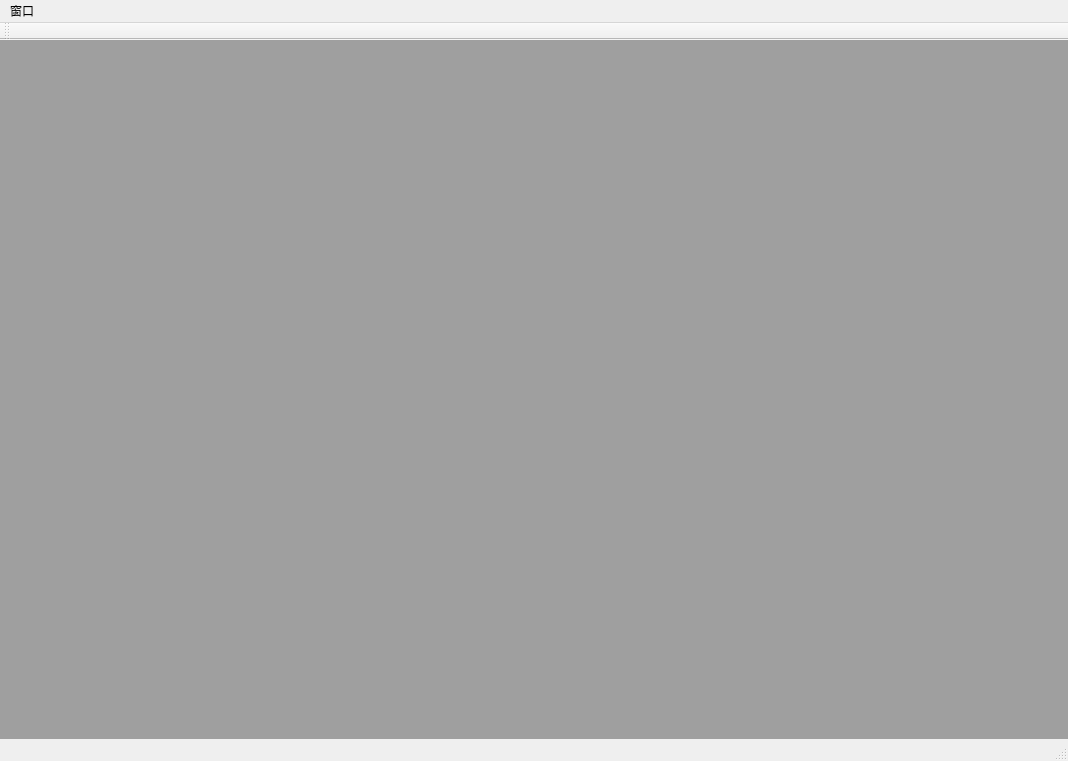
<?xml version="1.0" encoding="UTF-8"?>
<ui version="4.0">
 <class>MainWindow</class>
 <widget class="QMainWindow" name="MainWindow">
  <property name="geometry">
   <rect>
    <x>0</x>
    <y>0</y>
    <width>1068</width>
    <height>761</height>
   </rect>
  </property>
  <property name="windowTitle">
   <string>TFT远程数据接收-曲线绘制工具</string>
  </property>
  <widget class="QWidget" name="centralWidget">
   <layout class="QHBoxLayout" name="horizontalLayout">
    <property name="spacing">
     <number>0</number>
    </property>
    <property name="leftMargin">
     <number>0</number>
    </property>
    <property name="topMargin">
     <number>0</number>
    </property>
    <property name="rightMargin">
     <number>0</number>
    </property>
    <property name="bottomMargin">
     <number>0</number>
    </property>
    <item>
     <widget class="QMdiArea" name="mdiArea"/>
    </item>
   </layout>
  </widget>
  <widget class="QMenuBar" name="menuBar">
   <property name="geometry">
    <rect>
     <x>0</x>
     <y>0</y>
     <width>1068</width>
     <height>22</height>
    </rect>
   </property>
   <widget class="QMenu" name="menu">
    <property name="title">
     <string>窗口</string>
    </property>
    <addaction name="actionTile"/>
    <addaction name="actionCascade"/>
    <addaction name="separator"/>
    <addaction name="actionSave"/>
   </widget>
   <addaction name="menu"/>
  </widget>
  <widget class="QToolBar" name="mainToolBar">
   <attribute name="toolBarArea">
    <enum>TopToolBarArea</enum>
   </attribute>
   <attribute name="toolBarBreak">
    <bool>false</bool>
   </attribute>
  </widget>
  <widget class="QStatusBar" name="statusBar"/>
  <action name="actionTile">
   <property name="text">
    <string>平铺</string>
   </property>
  </action>
  <action name="actionCascade">
   <property name="text">
    <string>层叠</string>
   </property>
  </action>
  <action name="actionSave">
   <property name="text">
    <string>保存图片</string>
   </property>
   <property name="shortcut">
    <string>Ctrl+S</string>
   </property>
  </action>
 </widget>
 <layoutdefault spacing="6" margin="11"/>
 <resources/>
 <connections/>
</ui>
